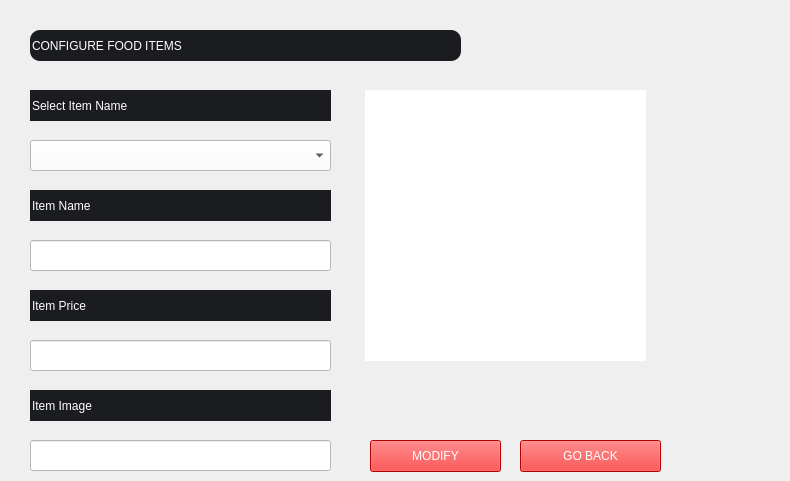
    <widget class="QWidget" name="tab_3">
     <attribute name="title">
      <string>Page</string>
     </attribute>
     <widget class="QLineEdit" name="lineEdit_4">
      <property name="geometry">
       <rect>
        <x>30</x>
        <y>30</y>
        <width>431</width>
        <height>31</height>
       </rect>
      </property>
      <property name="styleSheet">
       <string notr="true">background-color: rgb(27, 28, 32);
border-radius:10;
color: rgb(255, 255, 255);
font: 75 22pt &quot;MS Shell Dlg 2&quot;;</string>
      </property>
      <property name="text">
       <string>CONFIGURE FOOD ITEMS</string>
      </property>
     </widget>
     <widget class="QLineEdit" name="lineEdit_5">
      <property name="geometry">
       <rect>
        <x>30</x>
        <y>90</y>
        <width>301</width>
        <height>31</height>
       </rect>
      </property>
      <property name="styleSheet">
       <string notr="true">border:none;
background-color: rgb(27, 28, 32);
color: rgb(255, 255, 255);
font: 75 15pt &quot;MS Shell Dlg 2&quot;;</string>
      </property>
      <property name="text">
       <string>Select Item Name</string>
      </property>
     </widget>
     <widget class="QComboBox" name="ITEMSLIST">
      <property name="geometry">
       <rect>
        <x>30</x>
        <y>140</y>
        <width>301</width>
        <height>31</height>
       </rect>
      </property>
      <property name="styleSheet">
       <string notr="true">color: rgb(0, 0, 0);
background-color: rgb(255, 255, 255);
font: 75 16pt &quot;MS Shell Dlg 2&quot;;</string>
      </property>
     </widget>
     <widget class="QLineEdit" name="lineEdit_6">
      <property name="geometry">
       <rect>
        <x>30</x>
        <y>190</y>
        <width>301</width>
        <height>31</height>
       </rect>
      </property>
      <property name="styleSheet">
       <string notr="true">border:none;
background-color: rgb(27, 28, 32);
color: rgb(255, 255, 255);
font: 75 15pt &quot;MS Shell Dlg 2&quot;;</string>
      </property>
      <property name="text">
       <string>Item Name</string>
      </property>
     </widget>
     <widget class="QLineEdit" name="ITEMNAME">
      <property name="geometry">
       <rect>
        <x>30</x>
        <y>240</y>
        <width>301</width>
        <height>31</height>
       </rect>
      </property>
      <property name="styleSheet">
       <string notr="true">color: rgb(0, 0, 0);
background-color: rgb(255, 255, 255);
font: 75 16pt &quot;MS Shell Dlg 2&quot;;</string>
      </property>
      <property name="text">
       <string/>
      </property>
     </widget>
     <widget class="QLineEdit" name="lineEdit_7">
      <property name="geometry">
       <rect>
        <x>30</x>
        <y>390</y>
        <width>301</width>
        <height>31</height>
       </rect>
      </property>
      <property name="styleSheet">
       <string notr="true">border:none;
background-color: rgb(27, 28, 32);
color: rgb(255, 255, 255);
font: 75 15pt &quot;MS Shell Dlg 2&quot;;</string>
      </property>
      <property name="text">
       <string>Item Image</string>
      </property>
     </widget>
     <widget class="QLineEdit" name="lineEdit_8">
      <property name="geometry">
       <rect>
        <x>30</x>
        <y>290</y>
        <width>301</width>
        <height>31</height>
       </rect>
      </property>
      <property name="styleSheet">
       <string notr="true">border:none;
background-color: rgb(27, 28, 32);
color: rgb(255, 255, 255);
font: 75 15pt &quot;MS Shell Dlg 2&quot;;</string>
      </property>
      <property name="text">
       <string>Item Price</string>
      </property>
     </widget>
     <widget class="QLineEdit" name="ITEMPRICE">
      <property name="geometry">
       <rect>
        <x>30</x>
        <y>340</y>
        <width>301</width>
        <height>31</height>
       </rect>
      </property>
      <property name="styleSheet">
       <string notr="true">color: rgb(0, 0, 0);
background-color: rgb(255, 255, 255);
font: 75 16pt &quot;MS Shell Dlg 2&quot;;</string>
      </property>
      <property name="text">
       <string/>
      </property>
     </widget>
     <widget class="QLineEdit" name="ITEMIMAGE">
      <property name="geometry">
       <rect>
        <x>30</x>
        <y>440</y>
        <width>301</width>
        <height>31</height>
       </rect>
      </property>
      <property name="styleSheet">
       <string notr="true">color: rgb(0, 0, 0);
background-color: rgb(255, 255, 255);
font: 75 16pt &quot;MS Shell Dlg 2&quot;;</string>
      </property>
      <property name="text">
       <string/>
      </property>
     </widget>
     <widget class="QLabel" name="label_53">
      <property name="geometry">
       <rect>
        <x>365</x>
        <y>90</y>
        <width>281</width>
        <height>271</height>
       </rect>
      </property>
      <property name="styleSheet">
       <string notr="true">background-color: rgb(255,255,255);</string>
      </property>
      <property name="text">
       <string/>
      </property>
     </widget>
     <widget class="QLabel" name="SETTINGIMAGE">
      <property name="geometry">
       <rect>
        <x>380</x>
        <y>100</y>
        <width>251</width>
        <height>181</height>
       </rect>
      </property>
      <property name="text">
       <string/>
      </property>
      <property name="pixmap">
       <pixmap>Tea.jpg</pixmap>
      </property>
      <property name="scaledContents">
       <bool>true</bool>
      </property>
     </widget>
     <widget class="QLabel" name="SETTINGNAME">
      <property name="geometry">
       <rect>
        <x>370</x>
        <y>290</y>
        <width>110</width>
        <height>31</height>
       </rect>
      </property>
      <property name="styleSheet">
       <string notr="true">color: rgb(255, 255, 255);
font: 75 12pt &quot;MS Shell Dlg 2&quot;;
border-radius:10;
</string>
      </property>
      <property name="text">
       <string>  Tea</string>
      </property>
     </widget>
     <widget class="QLabel" name="label_57">
      <property name="geometry">
       <rect>
        <x>452</x>
        <y>330</y>
        <width>111</width>
        <height>31</height>
       </rect>
      </property>
      <property name="text">
       <string/>
      </property>
      <property name="pixmap">
       <pixmap>5 Star.jpeg</pixmap>
      </property>
      <property name="scaledContents">
       <bool>true</bool>
      </property>
     </widget>
     <widget class="QLabel" name="SETTINGPRICE">
      <property name="geometry">
       <rect>
        <x>570</x>
        <y>290</y>
        <width>71</width>
        <height>31</height>
       </rect>
      </property>
      <property name="styleSheet">
       <string notr="true">color: rgb(255, 255, 255);
font: 75 12pt &quot;MS Shell Dlg 2&quot;;
border-radius:10;</string>
      </property>
      <property name="text">
       <string>Rs. 10</string>
      </property>
     </widget>
     <widget class="QPushButton" name="MODIFYBUTTON">
      <property name="geometry">
       <rect>
        <x>370</x>
        <y>440</y>
        <width>131</width>
        <height>32</height>
       </rect>
      </property>
      <property name="styleSheet">
       <string notr="true">font: 75 20pt &quot;MS Shell Dlg 2&quot;;
background-color: rgb(255, 0, 0);
color: rgb(255, 255, 255);</string>
      </property>
      <property name="text">
       <string>MODIFY</string>
      </property>
     </widget>
     <widget class="QPushButton" name="BACKBUTTON">
      <property name="geometry">
       <rect>
        <x>520</x>
        <y>440</y>
        <width>141</width>
        <height>32</height>
       </rect>
      </property>
      <property name="styleSheet">
       <string notr="true">font: 75 20pt &quot;MS Shell Dlg 2&quot;;
background-color: rgb(255, 0, 0);
color: rgb(255, 255, 255);</string>
      </property>
      <property name="text">
       <string>GO BACK</string>
      </property>
     </widget>
     <widget class="QLabel" name="MODIFYINFO">
      <property name="geometry">
       <rect>
        <x>360</x>
        <y>380</y>
        <width>421</width>
        <height>41</height>
       </rect>
      </property>
      <property name="styleSheet">
       <string notr="true">border:none;
color: rgb(170, 0, 0);
font: 87 italic 20pt &quot;Segoe UI Black&quot;;</string>
      </property>
      <property name="text">
       <string/>
      </property>
      <property name="textFormat">
       <enum>Qt::AutoText</enum>
      </property>
     </widget>
    </widget>
